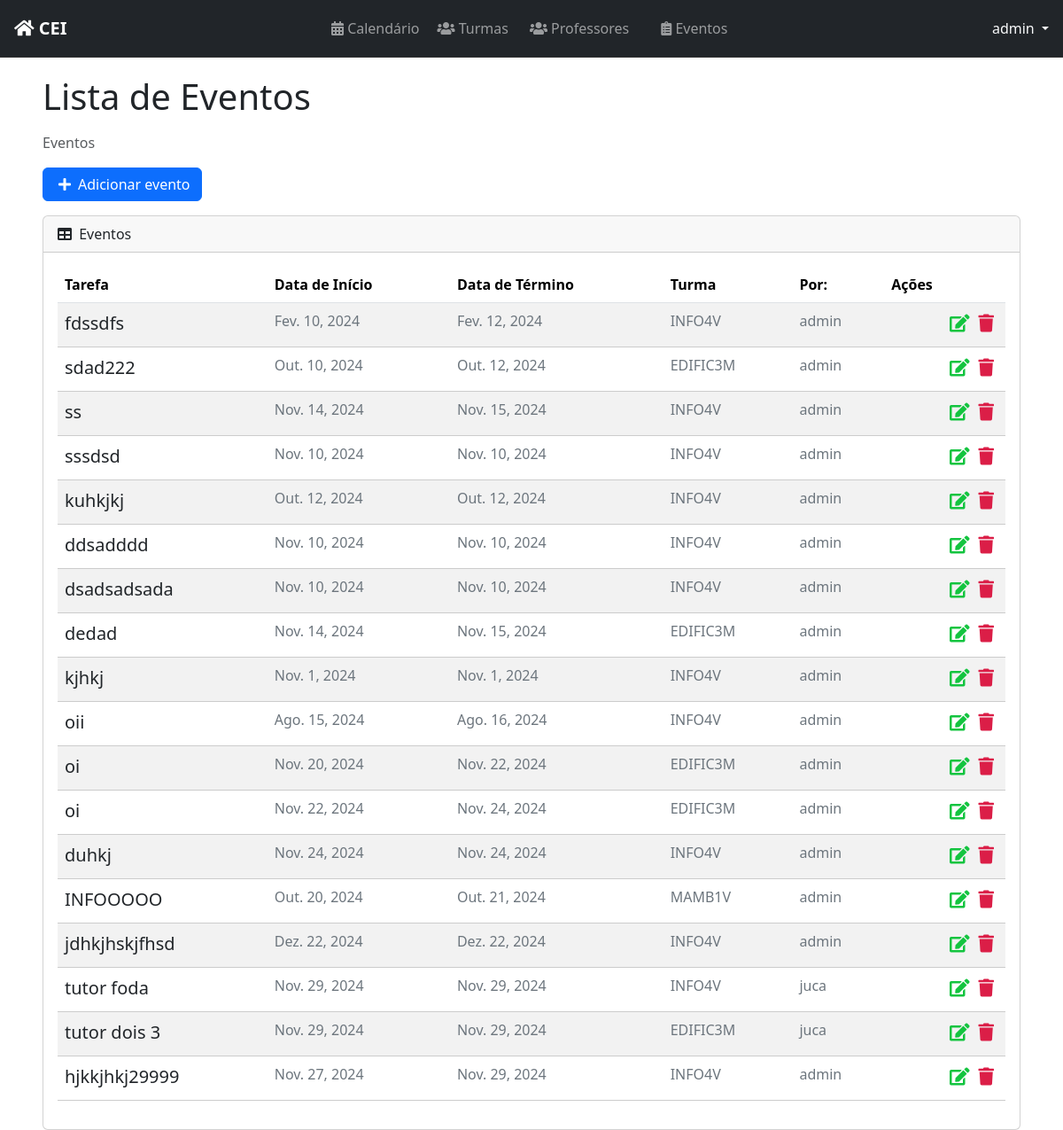
Page /list/ (signed in) on the committed database.
### profiles/models.py (models this page shows, shortened)
class CustomUser(AbstractUser):
    id = models.BigAutoField(primary_key=True)
    turma = models.ForeignKey('classes.Turma', on_delete=models.SET_NULL, blank=True, null=True)

### tasks/models.py (models this page shows, shortened)
class Task(models.Model):
    id = models.BigAutoField(primary_key=True)
    title = models.CharField(max_length=20)
    description = models.TextField(max_length=150)
    start_date = models.DateField()
    end_date = models.DateField()
    total_subs = models.PositiveIntegerField(default=0)
    subs = models.PositiveIntegerField(default=0)
    start_time = models.TimeField()
    end_time = models.TimeField()
    usuario = models.ForeignKey(CustomUser, on_delete=models.CASCADE)
    turma = models.ForeignKey('classes.Turma', on_delete=models.CASCADE)
    created_at = models.DateTimeField(auto_now_add=True)
    updated_at = models.DateTimeField(auto_now=True)

### classes/models.py (models this page shows, shortened)
class Turma(models.Model):
    TURNO_CHOICES = [
        ('manha', 'Manhã'),
        ('tarde', 'Tarde'),
        ('noite', 'Noite'),
    ]
    CURSO_CHOICES = [
        ('edificacoes', 'Edificações'),
        ('informatica', 'Informática'),
        ('meio_ambiente', 'Meio Ambiente'),
        ('matematica', 'Matemática'),
    ]
    SERIE_CHOICES = [
        ('1', '1º Ano'),
        ('2', '2º Ano'),
        ('3', '3º Ano'),
        ('4', '4º Ano'),
    ]
    nome = models.CharField(max_length=8, unique=True)
    serie = models.CharField(max_length=1, choices=SERIE_CHOICES)
    turno = models.CharField(max_length=5, choices=TURNO_CHOICES)
    curso = models.CharField(max_length=15, choices=CURSO_CHOICES)

### tasks/views.py (the view)
# urls.py: path('list/', TaskListView.as_view(), name='task-list'),
class TaskListView(GroupRequiredMixin, LoginRequiredMixin, ListView):
    group_required = [u"Docente", u"Tutor"]
    login_url = reverse_lazy('login')
    model = Task
    template_name = 'tasks/list.html'
    context_object_name = 'tasks'
    ordering = '-created_at'
    def get_queryset(self):
        user_groups = self.request.user.groups.values_list('name', flat=True)
        if "Administrador" in user_groups:
            return Task.objects.all()
        return Task.objects.filter(usuario=self.request.user)

### tasks/context_processors.py (called while the page is built)
def user_in_discente(request):
    if request.user.is_authenticated:
        return {'user_in_discente': request.user.groups.filter(name="Discente").exists()}
    return {'user_in_discente': False}

### tasks/templates/tasks/list.html (shortened to what this page needs)
{% extends 'base.html' %}
{% block content %}
<div class="container-fluid">
    <h1 class="mb-3">Lista de Eventos</h1>
    <ol class="breadcrumb mb-3">
        <li class="breadcrumb-item active">Eventos</li>
    </ol>
    <div class="row mb-3">
        <div class="col-12 col-sm-auto">
            <a id="add-link" href="{% url 'new-task' %}" class="btn btn-primary d-flex align-items-center">
                <i class="fas fa-plus me-2"></i> Adicionar evento
            </a>
        </div>
    </div>
    <div class="card">
        <div class="card-header">
            <i class="fas fa-table me-1"></i>
            Eventos
        </div>
        <div class="card-body">
            <div class="table-responsive">
                <table id="datatablesSimple" class="table table-striped table-hover">
                    <thead class="table">
                        <tr>
                            <th>Tarefa</th>
                            <th>Data de Início</th>
                            <th>Data de Término</th>
                            <th>Turma</th>
                            <th>Por:</th>
                            <th>Ações</th>
                        </tr>
                    </thead>
                    <tbody>
                        {% for task in tasks %}
                        <tr class="task-item">
                            <td>
                                <a href="/task/{{ task.id }}" class="text-decoration-none text-dark">{{ task.title }}</a>
                            </td>
                            <td style="color: #6c757d;" class="fs-6">{{ task.start_date }}</td>
                            <td style="color: #6c757d;" class="fs-6">{{ task.end_date }}</td>
                            <td style="color: #6c757d;" class="fs-6">{{ task.turma.nome }}</td>
                            <td style="color: #6c757d;" class="fs-6">{{ task.usuario.username }}</td>
                            <td>
                                <a href="{% url 'delete-task' task.id %}" class="text-danger me-2"><i class="fas fa-trash"></i></a>
                                <a href="{% url 'edit-task' task.id %}" class="text-warning"><i class="fas fa-edit"></i></a>
                            </td>
                        </tr>
                        {% endfor %}
                    </tbody>
                </table>
            </div>
        </div>
    </div>
</div>
{% endblock %}
{% block scripts %}
<link href="https://cdn.jsdelivr.net/npm/simple-datatables@7.1.2/dist/style.min.css" rel="stylesheet" />
{% endblock %}

### tasks/templates/base.html (shortened to what this page needs)
{% load static %}
<!DOCTYPE html>
<html lang="en">
<head>
    <link href="{% static 'bootstrap/css/bootstrap.min.css' %}" rel="stylesheet">
    <link rel="stylesheet" href="https://use.fontawesome.com/releases/v5.7.2/css/all.css">
    <link rel="stylesheet" href="{% static 'css/styles.css' %}">
    <link href="{% static 'css/datatables.min.css' %}" rel="stylesheet">
</head>
<body>
  <nav class="navbar navbar-expand-lg navbar-dark bg-dark">
    <div class="container-fluid">
      <a class="navbar-brand" href="{% url 'dashboard' %}">
        <i class="fas fa-home"></i> CEI
      </a>
      <div class="collapse navbar-collapse" id="navbarSupportedContent">
        <ul class="navbar-nav me-auto mb-2 mb-lg-0">
          <li class="nav-item">
            <a class="nav-link" aria-current="page" href="{% url 'calendar' %}">
              <i class="fas fa-calendar-alt"></i> Calendário
            </a>
          </li>
          <li class="nav-item mx-lg-1">
            <a class="nav-link" href="{% url 'lista-turmas' %}">
              <i class="fas fa-users"></i> Turmas
            </a>
          </li>
          <li class="nav-item mx-lg-1">
            <a class="nav-link" href="{% url 'docentes_list' %}">
              <i class="fas fa-users"></i> Professores
            </a>
          </li>
          {% if user.is_authenticated and not user_in_discente %}
          <li class="nav-item mx-lg-3">
            <a class="nav-link" aria-current="page" href="{% url 'task-list' %}">
              <i class="fas fa-clipboard-list"></i> Eventos
            </a>
          </li>
          {% endif %}
        </ul>
        {% if user.is_authenticated %}
        <div class="dropdown">
          <a class="nav-link dropdown-toggle text-light" href="#" id="navbarDropdown" role="button" data-bs-toggle="dropdown" aria-expanded="false">
            {{ user.username }}
          </a>
        </div>
        {% else %}
        <li class="nav nav-pills flex-column">
          <a href="{% url 'login' %}" class="nav-link text-white">
            Login
          </a>
        </li>
        {% endif %}
      </div>
    </div>
  </nav>
  <div class="container-fluid px-5">
    <div class="col-12">
      {% block content %}
      {% endblock %}
    </div>
  </div>
  {% block scripts %}
  {% endblock %}
</body>
</html>

### static/css/styles.css (style rules this page uses)
.container-fluid { padding: 0; }
.navbar { border-bottom: 1px solid #333; margin-bottom: 20px; }
.navbar-nav { margin: auto; }
.navbar-brand { font-weight: bold; }
#add-link { text-decoration: none; }
.fas.fa-plus { color: #FFF; margin-right: 10px; margin-left: 5px; }
.task-item { list-style: none; font-size: 20px; height: 50px; padding-top: 10px; border-bottom: 1px dashed #CCC; }
.fas.fa-trash { color: #db1e47; cursor: pointer; margin: 5px; font-size: 20px; float: right; }
.fas.fa-edit { color: #13c43f; cursor: pointer; margin: 5px; font-size: 20px; float: right; }

### tasks/templates/base.html (style rules this page uses)
.navbar { padding: 0.75rem 1rem; }

### rows in the picture
CustomUser: username "admin"
Task: title "fdssdfs", start_date "Fev. 10, 2024", end_date "Fev. 12, 2024", turma.nome "INFO4V", usuario.username "admin"
Task: title "sdad222", start_date "Out. 10, 2024", end_date "Out. 12, 2024", turma.nome "EDIFIC3M", usuario.username "admin"
Task: title "ss", start_date "Nov. 14, 2024", end_date "Nov. 15, 2024", turma.nome "INFO4V", usuario.username "admin"
Task: title "sssdsd", start_date "Nov. 10, 2024", end_date "Nov. 10, 2024", turma.nome "INFO4V", usuario.username "admin"
Task: title "kuhkjkj", start_date "Out. 12, 2024", end_date "Out. 12, 2024", turma.nome "INFO4V", usuario.username "admin"
Task: title "ddsadddd", start_date "Nov. 10, 2024", end_date "Nov. 10, 2024", turma.nome "INFO4V", usuario.username "admin"
Task: title "dsadsadsada", start_date "Nov. 10, 2024", end_date "Nov. 10, 2024", turma.nome "INFO4V", usuario.username "admin"
Task: title "dedad", start_date "Nov. 14, 2024", end_date "Nov. 15, 2024", turma.nome "EDIFIC3M", usuario.username "admin"
Task: title "kjhkj", start_date "Nov. 1, 2024", end_date "Nov. 1, 2024", turma.nome "INFO4V", usuario.username "admin"
Task: title "oii", start_date "Ago. 15, 2024", end_date "Ago. 16, 2024", turma.nome "INFO4V", usuario.username "admin"
Task: title "oi", start_date "Nov. 20, 2024", end_date "Nov. 22, 2024", turma.nome "EDIFIC3M", usuario.username "admin"
Task: title "oi", start_date "Nov. 22, 2024", end_date "Nov. 24, 2024", turma.nome "EDIFIC3M", usuario.username "admin"
Task: title "duhkj", start_date "Nov. 24, 2024", end_date "Nov. 24, 2024", turma.nome "INFO4V", usuario.username "admin"
Task: title "INFOOOOO", start_date "Out. 20, 2024", end_date "Out. 21, 2024", turma.nome "MAMB1V", usuario.username "admin"
Task: title "jdhkjhskjfhsd", start_date "Dez. 22, 2024", end_date "Dez. 22, 2024", turma.nome "INFO4V", usuario.username "admin"
Task: title "tutor foda", start_date "Nov. 29, 2024", end_date "Nov. 29, 2024", turma.nome "INFO4V", usuario.username "juca"
Task: title "tutor dois 3", start_date "Nov. 29, 2024", end_date "Nov. 29, 2024", turma.nome "EDIFIC3M", usuario.username "juca"
Task: title "hjkkjhkj29999", start_date "Nov. 27, 2024", end_date "Nov. 29, 2024", turma.nome "INFO4V", usuario.username "admin"
